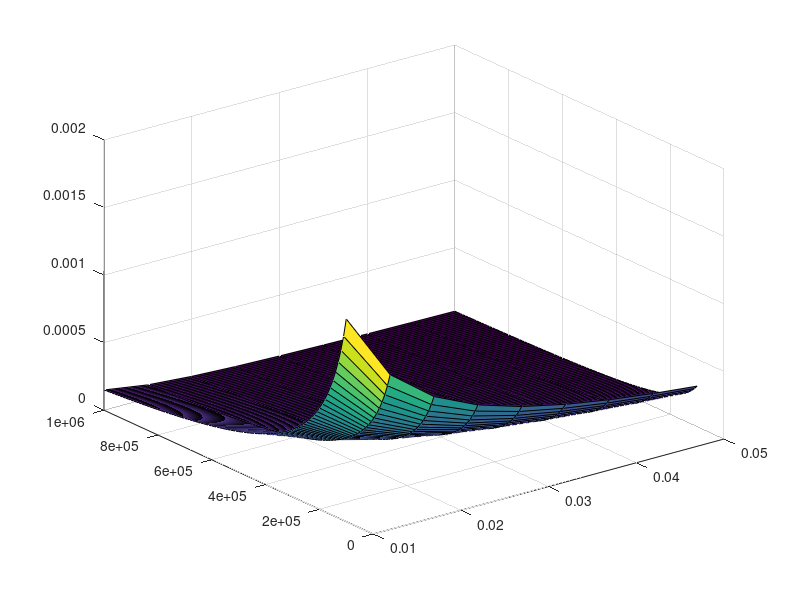

Write MATLAB code to recreate this figure.
############### Calculate minimum coil inductance ###############

# Input power supply
Vin = 12;

# Duty cycle of the switch
D = 0.5;

# Output current
Iout = 20e-3;

# Switching frequency
#Fs = 100e3;

function Lmin = calculate_Lmin(Vin, Iout, D, Fs)
    Lmin = (D .* (1-D) .* Vin) ./ (2 .* Iout .* Fs);
end


frequency = (1e5: 1e4 : 1e6);
Iout = (10e-3 : 5e-3 : 50e-3);


[X,Y] = meshgrid(Iout, frequency);
Z = calculate_Lmin(Vin, X, D, Y)
surf(X,Y,Z)

#printf ("Lmin = %d\n", calculate_Lmin(Vin, Iout, D, Fs));


############### Calculate feedback resistors ###################

# Relation between RF1, RF2 and Vout taken from datasheet
# Vout = 1.26(1+ Rf1/Rf2)
# Solving for Rf2 gives:
# Rf2 = Rf1/ ( (Vout/1.26) - 1 )

function Rf2 = calculate_Rf2(Vout, Rf1)
    Rf2 = Rf1/ ( (Vout/1.26) - 1 );
end

Vout = 1500/6;
Rf1 = 100e3;

printf ("Rf2 = %d\n", calculate_Rf2(Vout, Rf1));